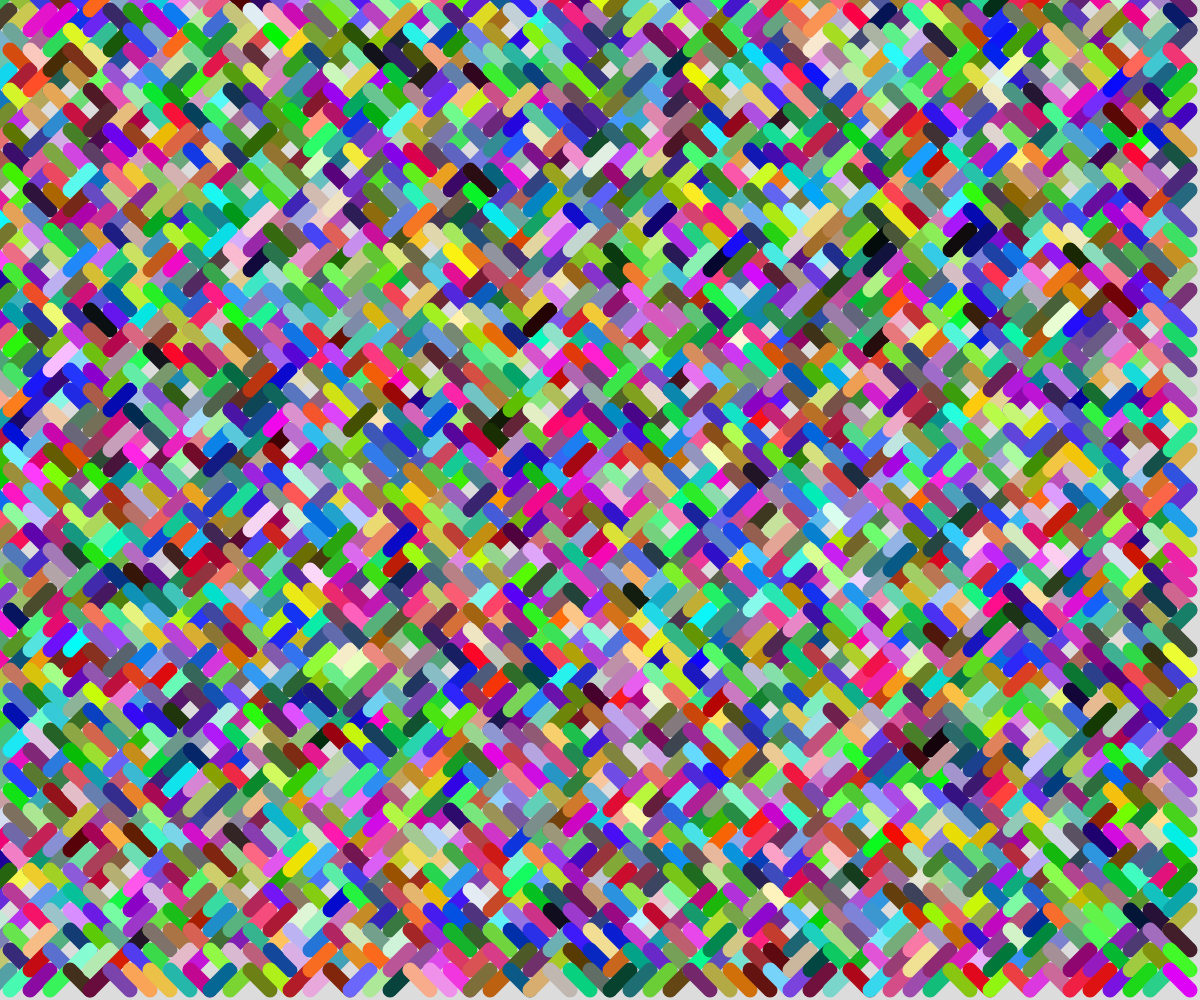
Frame 1 (no input)
Frame 60 (no input): identical to frame 1, image omitted
Frame 120 (the mouse pressed at the canvas centre since frame 60): identical to frame 1, image omitted

The p5.js sketch that drew this single still picture (run headless with seeded random() and noise() and a simulated clock; from frame 60 on, the mouse is pressed at the canvas centre):

// p5.js sketch
// ── sketch.js
// Project Title
// Your Name
// Date
//
// Extra for Experts:
// - describe what you did to take this project "above and beyond"

const TILE_SIZE = 20;
let tileArray = [];


function setup() {
  createCanvas(windowWidth, windowHeight);
  for (let x = 0; x < width; x += TILE_SIZE) {
    for (let y = 0; y < height; y += TILE_SIZE) {
      let someTile = spawnTile(x,y);
      tileArray.push(someTile);
    }
  }
}

function draw() {
  background(220);
  strokeWeight(15);
  //display tile
  for (let myTile of tileArray) {
    stroke(myTile.r,myTile.g,myTile.b);
    line(myTile.x1,myTile.y1,myTile.x2,myTile.y2);
    
  }
}


function spawnTile(x, y) {
  let tile;
  let choice = random(100);

  if (choice < 50) {
    // negative slope
    tile = {
      x1: x - TILE_SIZE/2,
      y1: y - TILE_SIZE/2,
      x2: x + TILE_SIZE/2,
      y2: y + TILE_SIZE/2,
    };
  } 
  else {
    // positive slope
    tile = {
      x1: x - TILE_SIZE/2,
      y1: y + TILE_SIZE/2,
      x2: x + TILE_SIZE/2,
      y2: y - TILE_SIZE/2,
    };
  }
  tile.r = round(random(0,255));
  tile.g = round(random(0,255));
  tile.b = round(random(0,255));


  return tile;
}
